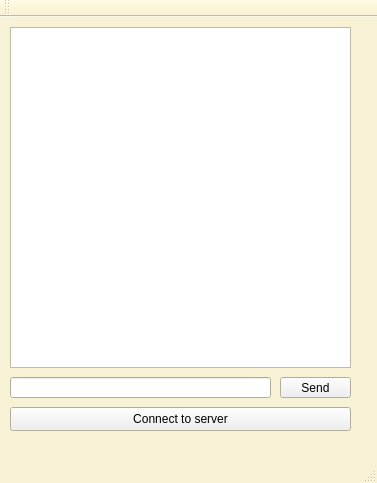
<?xml version="1.0" encoding="UTF-8"?>
<ui version="4.0">
 <class>ClientClass</class>
 <widget class="QMainWindow" name="ClientClass">
  <property name="geometry">
   <rect>
    <x>0</x>
    <y>0</y>
    <width>377</width>
    <height>483</height>
   </rect>
  </property>
  <property name="sizePolicy">
   <sizepolicy hsizetype="Fixed" vsizetype="Preferred">
    <horstretch>0</horstretch>
    <verstretch>0</verstretch>
   </sizepolicy>
  </property>
  <property name="minimumSize">
   <size>
    <width>377</width>
    <height>0</height>
   </size>
  </property>
  <property name="palette">
   <palette>
    <active>
     <colorrole role="Base">
      <brush brushstyle="SolidPattern">
       <color alpha="255">
        <red>255</red>
        <green>255</green>
        <blue>255</blue>
       </color>
      </brush>
     </colorrole>
     <colorrole role="Window">
      <brush brushstyle="SolidPattern">
       <color alpha="255">
        <red>247</red>
        <green>242</green>
        <blue>213</blue>
       </color>
      </brush>
     </colorrole>
    </active>
    <inactive>
     <colorrole role="Base">
      <brush brushstyle="SolidPattern">
       <color alpha="255">
        <red>255</red>
        <green>255</green>
        <blue>255</blue>
       </color>
      </brush>
     </colorrole>
     <colorrole role="Window">
      <brush brushstyle="SolidPattern">
       <color alpha="255">
        <red>247</red>
        <green>242</green>
        <blue>213</blue>
       </color>
      </brush>
     </colorrole>
    </inactive>
    <disabled>
     <colorrole role="Base">
      <brush brushstyle="SolidPattern">
       <color alpha="255">
        <red>247</red>
        <green>242</green>
        <blue>213</blue>
       </color>
      </brush>
     </colorrole>
     <colorrole role="Window">
      <brush brushstyle="SolidPattern">
       <color alpha="255">
        <red>247</red>
        <green>242</green>
        <blue>213</blue>
       </color>
      </brush>
     </colorrole>
    </disabled>
   </palette>
  </property>
  <property name="cursor">
   <cursorShape>CrossCursor</cursorShape>
  </property>
  <property name="windowTitle">
   <string>Client</string>
  </property>
  <property name="animated">
   <bool>true</bool>
  </property>
  <property name="tabShape">
   <enum>QTabWidget::Rounded</enum>
  </property>
  <property name="dockNestingEnabled">
   <bool>false</bool>
  </property>
  <property name="unifiedTitleAndToolBarOnMac">
   <bool>false</bool>
  </property>
  <widget class="QWidget" name="centralWidget">
   <widget class="QPushButton" name="pushButton">
    <property name="geometry">
     <rect>
      <x>10</x>
      <y>390</y>
      <width>341</width>
      <height>24</height>
     </rect>
    </property>
    <property name="sizePolicy">
     <sizepolicy hsizetype="Fixed" vsizetype="Fixed">
      <horstretch>0</horstretch>
      <verstretch>0</verstretch>
     </sizepolicy>
    </property>
    <property name="text">
     <string>Connect to server</string>
    </property>
   </widget>
   <widget class="QLineEdit" name="lineEdit">
    <property name="geometry">
     <rect>
      <x>10</x>
      <y>360</y>
      <width>261</width>
      <height>21</height>
     </rect>
    </property>
    <property name="sizePolicy">
     <sizepolicy hsizetype="Fixed" vsizetype="Fixed">
      <horstretch>0</horstretch>
      <verstretch>0</verstretch>
     </sizepolicy>
    </property>
   </widget>
   <widget class="QTextBrowser" name="textBrowser">
    <property name="enabled">
     <bool>true</bool>
    </property>
    <property name="geometry">
     <rect>
      <x>10</x>
      <y>10</y>
      <width>341</width>
      <height>341</height>
     </rect>
    </property>
    <property name="sizePolicy">
     <sizepolicy hsizetype="Fixed" vsizetype="Expanding">
      <horstretch>0</horstretch>
      <verstretch>0</verstretch>
     </sizepolicy>
    </property>
   </widget>
   <widget class="QPushButton" name="pushButton_2">
    <property name="geometry">
     <rect>
      <x>280</x>
      <y>360</y>
      <width>71</width>
      <height>21</height>
     </rect>
    </property>
    <property name="sizePolicy">
     <sizepolicy hsizetype="Fixed" vsizetype="Fixed">
      <horstretch>0</horstretch>
      <verstretch>0</verstretch>
     </sizepolicy>
    </property>
    <property name="text">
     <string>Send</string>
    </property>
   </widget>
   <zorder>lineEdit</zorder>
   <zorder>pushButton_2</zorder>
   <zorder></zorder>
   <zorder>pushButton</zorder>
   <zorder>textBrowser</zorder>
  </widget>
  <widget class="QMenuBar" name="menuBar">
   <property name="geometry">
    <rect>
     <x>0</x>
     <y>0</y>
     <width>377</width>
     <height>22</height>
    </rect>
   </property>
  </widget>
  <widget class="QToolBar" name="mainToolBar">
   <attribute name="toolBarArea">
    <enum>TopToolBarArea</enum>
   </attribute>
   <attribute name="toolBarBreak">
    <bool>false</bool>
   </attribute>
  </widget>
  <widget class="QStatusBar" name="statusBar"/>
 </widget>
 <layoutdefault spacing="6" margin="11"/>
 <resources>
  <include location="Client.qrc"/>
 </resources>
 <connections/>
</ui>
